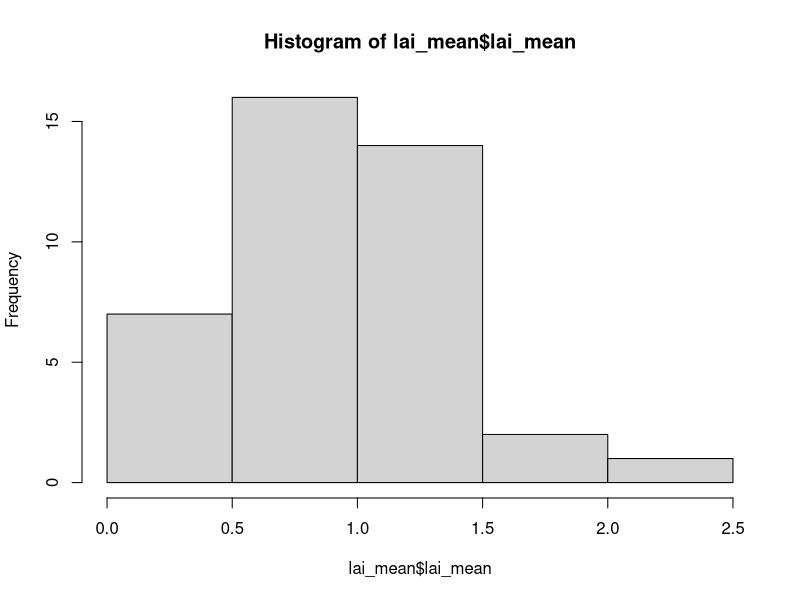
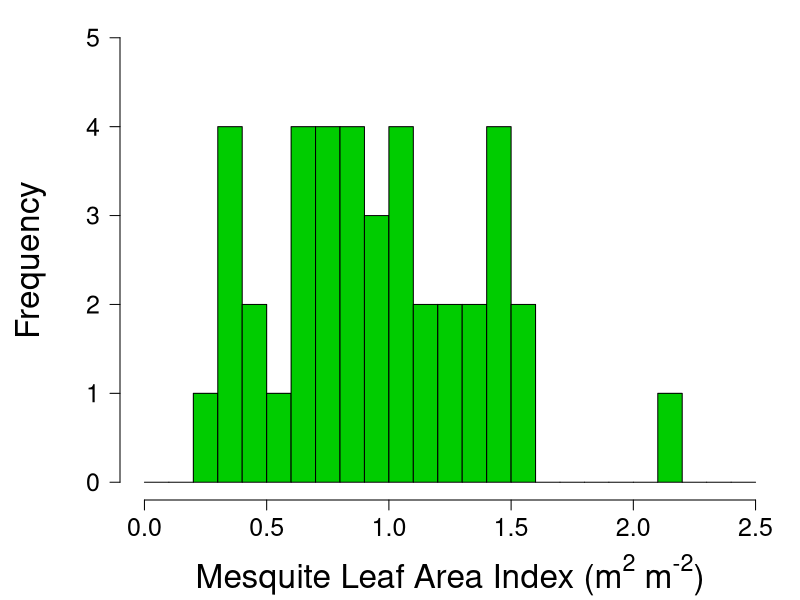

The R source for these figures, in order: (Note: this script raises an error after producing the figures.)
# Scipt for analyzing the mequite data
## The script proceeds as stated questions followed by the code to analyze the data
## in response to that stated question
### TTABS figures can be found by searching for TTABS

setwd("C:/Users/leah.ortiz/Documents/Git/mesquite_rangeland/analysis")

## install packages
install.packages('lme4')

## load libraries
library(tidyverse)
library(vioplot)
library(lme4)
library(car)
library(emmeans)

## read in data
sm = read.csv("../data/sm_clean.csv") # soil moisture
bm = read.csv("../data/bm_clean.csv") # biomass
lai = read.csv("../data/lai_clean.csv") # lai
sc = read.csv("../data/sc_clean.csv") # cover (species composition)

##########################################################################################
### Q1: What does the size distribution (in LAI) of the trees look like?
##########################################################################################
#### mean plot lai
lai_group_by_plot = group_by(lai, plot)
lai_mean = summarise(lai_group_by_plot, lai_mean = mean(lai))

#### create a histogram and get summary statistics
hist(lai_mean$lai_mean, breaks = 5)
mean(lai_mean$lai_mean)
sd(lai_mean$lai_mean) / sqrt(40)

#### TTABS ####
par(oma = c(0,0,0,0), mar = c(5, 6, 1, 1))
hist(lai_mean$lai_mean, breaks = seq(0, 2.5, 0.1), 
     ylim = c(0, 5), xlab = '', ylab ='', col = rgb(0, 0.8, 0, 1),
     yaxt = 'n', xaxt = 'n', main = '')
axis(1, seq(0, 2.5, 0.5), cex.axis = 1.5)
axis(2, seq(0, 5, 1), cex.axis = 1.5, las = 1)
mtext(side = 1, expression('Mesquite Leaf Area Index (m'^'2' * ' m'^'-2' *')'), line = 4, cex = 2)
mtext(side = 2, expression('Frequency'), line = 3.5, cex = 2)
#### TTABS ####

##########################################################################################
### A1: LAI is fairly normal (center just below 1), but quite a big spread
##########################################################################################

##########################################################################################
### Q2: How does mesquite presence influence soil moisture?
##########################################################################################
#### run paired t-tests for all data and each date
sm_dates = levels(sm$date)
t.test(subset(sm, location == 'under')$vwc, subset(sm, location == 'away')$vwc,
       paired = T)
t.test(subset(sm, location == 'under' & date == sm_dates[1])$vwc, 
       subset(sm, location == 'away' & date == sm_dates[1])$vwc,
       paired = T)
t.test(subset(sm, location == 'under' & date == sm_dates[2])$vwc, 
       subset(sm, location == 'away' & date == sm_dates[2])$vwc,
       paired = T)
t.test(subset(sm, location == 'under' & date == sm_dates[3])$vwc, 
       subset(sm, location == 'away' & date == sm_dates[3])$vwc,
       paired = T)
t.test(subset(sm, location == 'under' & date == sm_dates[4])$vwc, 
       subset(sm, location == 'away' & date == sm_dates[4])$vwc,
       paired = T)
t.test(subset(sm, location == 'under' & date == sm_dates[5])$vwc, 
       subset(sm, location == 'away' & date == sm_dates[5])$vwc,
       paired = T)
t.test(subset(sm, location == 'under' & date == sm_dates[6])$vwc, 
       subset(sm, location == 'away' & date == sm_dates[6])$vwc,
       paired = T)
t.test(subset(sm, location == 'under' & date == sm_dates[7])$vwc, 
       subset(sm, location == 'away' & date == sm_dates[7])$vwc,
       paired = T)
t.test(subset(sm, location == 'under' & date == sm_dates[8])$vwc, 
       subset(sm, location == 'away' & date == sm_dates[8])$vwc,
       paired = T)

#### plot the data
sm_vioplot = vioplot(subset(sm, location == 'under')$vwc, 
                     subset(sm, location == 'away')$vwc,
                     ylim = c(0, 40), yaxt = 'n',
                     names = c('Under', 'Away'),
                     col = c('grey', 'yellow'))
axis(2, seq(0, 40, 10), las = 1)

sm_vioplot_date = plot(NULL, ylim = c(0, 40), xlim = c(1, 16), yaxt = 'n', xaxt = 'n',
                       ylab = '', xlab = '')
sm_vioplot_date = vioplot(subset(sm, location == 'under' & date == sm_dates[1])$vwc, 
                     subset(sm, location == 'away' & date == sm_dates[1])$vwc,
                     subset(sm, location == 'under' & date == sm_dates[2])$vwc, 
                     subset(sm, location == 'away' & date == sm_dates[2])$vwc,
                     subset(sm, location == 'under' & date == sm_dates[3])$vwc, 
                     subset(sm, location == 'away' & date == sm_dates[3])$vwc,
                     subset(sm, location == 'under' & date == sm_dates[4])$vwc, 
                     subset(sm, location == 'away' & date == sm_dates[4])$vwc,
                     subset(sm, location == 'under' & date == sm_dates[5])$vwc, 
                     subset(sm, location == 'away' & date == sm_dates[5])$vwc,
                     subset(sm, location == 'under' & date == sm_dates[6])$vwc, 
                     subset(sm, location == 'away' & date == sm_dates[6])$vwc,
                     subset(sm, location == 'under' & date == sm_dates[7])$vwc, 
                     subset(sm, location == 'away' & date == sm_dates[7])$vwc,
                     subset(sm, location == 'under' & date == sm_dates[8])$vwc, 
                     subset(sm, location == 'away' & date == sm_dates[8])$vwc,
                     add = T,
                     col = rep(c('grey', 'yellow'), times = 8),
                     ylab = '', xlab = '')
axis(2, seq(0, 40, 10), las = 1)
axis(1, seq(1, 8, 1), at = seq(1.5, 15.5, 2))
mtext(side = 1, 'Measurement Period', line = 3)
mtext(side = 2, 'VWC (%)', line = 3)
legend('topright', c('Under', 'Away'), pch = 16, col = c('grey', 'yellow'))

##########################################################################################
### A2: It's wetter outside of the mesquite area, but biggest difference in wet times
##########################################################################################

##########################################################################################
### Q3a: Is biomass different under the mesquite?
##########################################################################################
#### total biomass
##### make a dataframe with no litter
bm_nolitt = subset(bm, code != 'LITT')

##### create dateframe with correct columns for total biomass
bm_total_pre = data.frame(plot = rep(seq(1, 40), 2), 
                      location = c(rep('under', 40), rep('away', 40)),
                      date = rep('2018-09-22', times = 80))
nrow(bm_total_pre)

##### get total biomass for each plot (excluding dead stuff)
bm_total_group_by = group_by(bm_nolitt, date, plot, location)
bm_total_sums = summarise(bm_total_group_by, weight_sum = sum(weight))

##### combine sums into data fram with zeros
bm_total = left_join(bm_total_pre, bm_total_sums)
head(bm_total)
bm_total$weight_sum[is.na(bm_total$weight_sum)] = 0
head(bm_total)
tail(bm_total)

##### run the analysis
t.test(subset(bm_total, location == 'under')$weight_sum, 
       subset(bm_total, location == 'away')$weight_sum,
       paired = T)

#### TTABS ####
par(oma = c(0, 2, 1, 1))
bm_boxplot = plot(weight_sum * 4 ~ location, data = bm_total,
                  col = c('orange', 'blue'),
                  outcol = c('orange', 'blue'),
                  outpch = 16,
                  yaxt = 'n', xaxt = 'n',
                  ylab ='', xlab = '',
                  ylim = c(0, 150))
axis(1, at = c(1, 2), c('Outside', 'Under'), cex.axis = 2)
axis(2, seq(0, 150, 50), cex.axis = 1.5, las = 1)
mtext(side = 2, expression('Understory Biomass (g m'^'-2' *')'), cex = 2.4, line = 4)
text(2.2, 145, 'p = 0.054', cex = 1.8)

# bm_dot = ggplot(bm_total, aes(x=location, y=weight_sum, fill = location)) +
#                 geom_boxplot(fill = 'white') +
#                 geom_dotplot(binaxis = 'y', stackdir = 'center') +
#                 theme_minimal() +
#                 labs(x = 'Location', y = 'Total Biomass (g)')
# bm_dot + scale_fill_manual(values = c('blue', 'orange')) + 
#          theme(legend.position="none") +
#          scale_y_continuous(limit = c(0, 40)) +
#          scale_x_discrete(labels = c('away' = 'Outside', 'under' = 'Under'))
#          theme(axis.text.y = element_text(size = 20, color = 'black')) +
#          theme(axis.text.x = element_text(size = 20, color = 'black'))
#### TTABS ####


##########################################################################################
### A3a: Slightly lower under the mesquite, but not significantly different
##########################################################################################

##########################################################################################
### Q3b: Does biomass result vary by lifeform?
##########################################################################################
##### create dateframe with correct columns for biomass by lifeform type
bm_lifeform_pre = data.frame(plot = rep(seq(1, 40), 8), 
                          location = c(rep('under', 160), rep('away', 160)),
                          lifeform = rep(c(rep(levels(bm$lifeform)[1], 40),
                                           rep(levels(bm$lifeform)[2], 40),
                                           rep(levels(bm$lifeform)[3], 40),
                                           rep(levels(bm$lifeform)[4], 40)), 2),
                          date = rep('2018-09-22', times = 320))
nrow(bm_lifeform_pre)

##### get lifeform biomass for each plot
bm_lifeform_group_by = group_by(bm, date, plot, location, lifeform)
bm_lifeform_sums = summarise(bm_lifeform_group_by, weight_sum = sum(weight))

##### combine sums into data fram with zeros
bm_lifeform = left_join(bm_lifeform_pre, bm_lifeform_sums)
head(bm_lifeform)
bm_lifeform$weight_sum[is.na(bm_lifeform$weight_sum)] = 0
head(bm_lifeform)
tail(bm_lifeform)

##### separate out the different lifeforms
bm_lifeform_forb = subset(bm_lifeform, lifeform == 'Forb')
bm_lifeform_grass = subset(bm_lifeform, lifeform == 'Grass')
bm_lifeform_litter = subset(bm_lifeform, lifeform == 'LITT')
bm_lifeform_tree = subset(bm_lifeform, lifeform == 'Shrub/tree')

##### run the analysis
t.test(subset(bm_lifeform_forb, location == 'under')$weight_sum, 
       subset(bm_lifeform_forb, location == 'away')$weight_sum,
       paired = T) # slightly more fobs under
t.test(subset(bm_lifeform_grass, location == 'under')$weight_sum, 
       subset(bm_lifeform_grass, location == 'away')$weight_sum,
       paired = T) # more grass away!
t.test(subset(bm_lifeform_litter, location == 'under')$weight_sum, 
       subset(bm_lifeform_litter, location == 'away')$weight_sum,
       paired = T) # more litter away!
t.test(subset(bm_lifeform_tree, location == 'under')$weight_sum, 
       subset(bm_lifeform_tree, location == 'away')$weight_sum,
       paired = T) # nothing with trees (only one tree plot)

#### grass ratio
grass_ratio = bm_lifeform_grass$weight_sum / 
  rowSums(cbind(bm_lifeform_forb$weight_sum, bm_lifeform_grass$weight_sum, 
      bm_lifeform_tree$weight_sum))

grass_ratio_df = data.frame(bm_lifeform_grass[, c(1,2)], grass_ratio = grass_ratio)

t.test(subset(grass_ratio_df, location == 'under')$grass_ratio,
       subset(grass_ratio_df, location == 'away')$grass_ratio,
       paired = T)

#### forb ratio
forb_ratio = bm_lifeform_forb$weight_sum / 
  rowSums(cbind(bm_lifeform_forb$weight_sum, bm_lifeform_grass$weight_sum, 
                bm_lifeform_tree$weight_sum))

forb_ratio_df = data.frame(bm_lifeform_forb[, c(1,2)], forb_ratio = forb_ratio)

t.test(subset(forb_ratio_df, location == 'under')$forb_ratio,
       subset(forb_ratio_df, location == 'away')$forb_ratio,
       paired = T)


#### plot out grass ratio results
grass_ratio_vioplot = plot(NULL, ylim = c(0, 1.2), xlim = c(0, 3), yaxt = 'n', 
                           xaxt = 'n', ylab = '', xlab = '')
grass_ratio_vioplot = vioplot(subset(grass_ratio_df, location == 'under')$grass_ratio,
                              subset(grass_ratio_df, location == 'away')$grass_ratio,
                              add = T, col = c('grey', 'yellow'))
axis(2, seq(0, 1, 0.2), las = 1)
axis(1, c('under', 'away'), at = c(1, 2))
mtext(side = 2, 'Grass ratio', line = 3)
text(1, 1.1, paste(round(mean(subset(grass_ratio_df, location == 'under')$grass_ratio, 
                              na.rm =T), 2),
                   '±',
                   round(sd(subset(grass_ratio_df, location == 'under')$grass_ratio, 
                            na.rm =T) / sqrt(40), 2),
                   sep = ' '))
text(2, 1.1, paste(round(mean(subset(grass_ratio_df, location == 'away')$grass_ratio, 
                              na.rm =T), 2),
                   '±',
                   round(sd(subset(grass_ratio_df, location == 'away')$grass_ratio, 
                            na.rm =T) / sqrt(40), 2),
                   '*',
                   sep = ' '))
#legend('topright', c('Under', 'Away'), pch = 16, col = c('grey', 'yellow'))

#### plot out the lifeform results
bm_lifeform_vioplot = plot(NULL, ylim = c(0, 40), xlim = c(0, 5), yaxt = 'n', 
                           xaxt = 'n', ylab = '', xlab = '')
bm_lifeform_vioplot = vioplot(subset(bm_lifeform_grass, location == 'under')$weight_sum,
                              subset(bm_lifeform_grass, location == 'away')$weight_sum,
                              subset(bm_lifeform_forb, location == 'under')$weight_sum,
                              subset(bm_lifeform_forb, location == 'away')$weight_sum,
                              add = T,
                              col = rep(c('grey', 'yellow'), times = 2),
                              ylab = '', xlab = '')
axis(2, seq(0, 40, 10), las = 1)
axis(1, c('grass', 'forb'), at = c(1.5, 3.5))
mtext(side = 2, 'Biomass (g)', line = 3)
legend('topright', c('Under', 'Away'), pch = 16, col = c('grey', 'yellow'))

#### TTABS ####
grass_ratio_boxplot = boxplot(grass_ratio * 100 ~ location, data = grass_ratio_df,
                  col = c('orange', 'blue'),
                  outcol = c('orange', 'blue'),
                  outpch = 16,
                  yaxt = 'n', xaxt = 'n',
                  ylab ='', xlab = '',
                  ylim = c(0, 115))
axis(1, at = c(1, 2), c('Outside', 'Under'), cex.axis = 2)
axis(2, seq(0, 100, 25), cex.axis = 1.5, las = 1)
mtext(side = 2, 'Grass Biomass (%)', cex = 2.4, line = 4)
text(2.2, 109, 'p < 0.05', cex = 1.8)
#### TTABS ####

#### TTABS ####
forb_ratio_boxplot = boxplot(forb_ratio * 100 ~ location, data = forb_ratio_df,
                              col = c('orange', 'blue'),
                              outcol = c('orange', 'blue'),
                              outpch = 16,
                              yaxt = 'n', xaxt = 'n',
                              ylab ='', xlab = '',
                              ylim = c(0, 115))
axis(1, at = c(1, 2), c('Outside', 'Under'), cex.axis = 2)
axis(2, seq(0, 100, 25), cex.axis = 1.5, las = 1)
mtext(side = 2, 'Forb Biomass (%)', cex = 2.4, line = 4)
text(2.2, 109, 'p < 0.05', cex = 1.8)
#### TTABS ####

#### TTABS ####
grass_forb_boxplot = boxplot(subset(bm_lifeform_grass, location == 'away')$weight_sum * 4,
                            subset(bm_lifeform_grass, location == 'under')$weight_sum * 4,
                            subset(bm_lifeform_forb, location == 'away')$weight_sum * 4,
                            subset(bm_lifeform_forb, location == 'under')$weight_sum * 4,
                           col = c('orange', 'blue'),
                           outcol = c('orange', 'blue'),
                           outpch = 16,
                           yaxt = 'n', xaxt = 'n',
                           ylab ='', xlab = '',
                           ylim = c(0, 80),
                           outline = F)
axis(1, at = c(1.5, 3.5), c('Grass', 'Forb'), cex.axis = 2)
axis(2, seq(0, 80, 20), cex.axis = 1.5, las = 1)
mtext(side = 2, expression('Understory Biomass (g m'^'-2' *')'), cex = 2.4, line = 4)
legend('topright', c('Outside', 'Under'), pch = 15, col = c('orange', 'blue'), cex = 2)
#### TTABS ####

##########################################################################################
### A3b: less grass and more forbs under the mesquite
##########################################################################################


##########################################################################################
### Q3c: are there biomass differences by family (fabaceae in particular)?
##########################################################################################
#### are there many legumes?
levels(bm_nolitt$family)
subset(bm_nolitt, family == 'Fabaceae') # nope...

##########################################################################################
### A3c: not enough fabaceae for an interesting comparison
##########################################################################################


##########################################################################################
### Q4c: is species richness different under the mesquite?
##########################################################################################
#### 
bm_richness_pre = data.frame(plot = rep(seq(1, 40), 2), 
                          location = c(rep('under', 40), rep('away', 40)),
                          date = rep('2018-09-22', times = 80))
nrow(bm_richness_pre)

#### calculate species richness per plot type (for non-litter)
bm_richness_group_by = group_by(bm_nolitt, date, plot, location)
bm_richness_sums = summarise(bm_richness_group_by, richness = n())

##### combine richness into data fram with zeros
bm_richness = left_join(bm_richness_pre, bm_richness_sums)
head(bm_richness)
bm_richness$richness[is.na(bm_richness$richness)] = 0
head(bm_richness)
tail(bm_richness)

##### run the analysis
t.test(subset(bm_richness, location == 'under')$richness, 
       subset(bm_richness, location == 'away')$richness,
       paired = T)

##########################################################################################
### A4c: species richness is generally the same
##########################################################################################

##########################################################################################
### Q5a: does tree size matter for soil moisture effect?
##########################################################################################
#### calculate average soil moisture effect across dates and create new data frame
sm_under = subset(sm, location == "under")
sm_away = subset(sm, location == "away")
sm_effect = ((sm_away$vwc - sm_under$vwc) / sm_away$vwc) * 100
sm_effect_df = data.frame(sm_under[, c(2,3)], sm_effect = sm_effect)

sm_effect_df_group_by_plot = group_by(sm_effect_df, plot)
sm_effect_df_mean = summarise(sm_effect_df_group_by_plot, 
                              sm_effect_mean = mean(sm_effect))

#### get average lai for each tree
lai_group_by_plot = group_by(lai, plot)
lai_mean = summarise(lai_group_by_plot, lai_mean = mean(lai))
head(lai_mean)
nrow(lai_mean)

sm_effect_df_mean_lai = left_join(sm_effect_df_mean, lai_mean)
head(sm_effect_df_mean_lai)
nrow(sm_effect_df_mean_lai)

#### run regression
plot(sm_effect_df_mean_lai$sm_effect_mean ~ 
       sm_effect_df_mean_lai$lai_mean) # not much there
sm_effect_df_mean_lai_lm = lm(sm_effect_df_mean_lai$sm_effect_mean ~ 
                                sm_effect_df_mean_lai$lai_mean) # not much there
anova(sm_effect_df_mean_lai_lm) # nada

##########################################################################################
### A5a: tree size does not matter for soil moisture effect
##########################################################################################


##########################################################################################
### Q5b: does tree size matter for biomass effect?
##########################################################################################
#### calculate average total biomass effect across dates and create new data frame
bm_total_under = subset(bm_total, location == "under")
bm_total_away = subset(bm_total, location == "away")
bm_total_effect = ((bm_total_away$weight_sum - bm_total_under$weight_sum) / 
                     bm_total_away$weight_sum) * 100
bm_total_effect_df = data.frame(plot = bm_total_under[, 1], 
                                bm_total_effect = bm_total_effect)

bm_total_effect_df_lai = left_join(bm_total_effect_df, lai_mean)
head(bm_total_effect_df_lai)
nrow(bm_total_effect_df_lai)

#### run regression
bm_total_effect_df_lai_sub = subset(bm_total_effect_df_lai, bm_total_effect > -5000)
plot(bm_total_effect_df_lai_sub$bm_total_effect ~ 
       bm_total_effect_df_lai_sub$lai_mean, ylim = c(-100, 100)) # not much there
bm_total_effect_df_mean_lai_lm = lm(bm_total_effect_df_lai_sub$bm_total_effect ~ 
                                      bm_total_effect_df_lai_sub$lai_mean) # not much there
anova(bm_total_effect_df_mean_lai_lm) # nada

##########################################################################################
### A5b: tree size doesn't seem to matter for biomass effect
##########################################################################################


##########################################################################################
### Q6a: does mesquite influence species richness?
##########################################################################################
#### remove litter and bareground from cover data
sc_live = subset(sc, code != 'BARE' & code != 'LITT')

#### calculate richness
sc_richness_pre = data.frame(plot = rep(seq(1, 40), 2), 
                             location = c(rep('under', 40), rep('away', 40)),
                             date = rep('2018-09-22', times = 80))
nrow(sc_richness_pre)

#### calculate species richness per plot type (for non-litter)
sc_richness_group_by = group_by(sc_live, date, plot, location)
sc_richness_sums = summarise(sc_richness_group_by, richness = n())

##### combine richness into data fram with zeros
sc_richness = left_join(sc_richness_pre, sc_richness_sums)
head(sc_richness)
sc_richness$richness[is.na(sc_richness$richness)] = 0
head(sc_richness)
tail(sc_richness)

##### run the analysis
t.test(subset(sc_richness, location == 'under')$richness, 
       subset(sc_richness, location == 'away')$richness,
       paired = T)

##########################################################################################
### A6a: richness is the same under the mesquite
##########################################################################################

##########################################################################################
### Q6b: does mesquite influence species diversity?
##########################################################################################
#### diversity is Shannon's diversity (D) where
#### H = -sum(percent cover * log(percent cover))
#### probably need to recalculate the cover as cover relative to living cover of the plot

#### get total living biomass of the each plot
sc_live_group_by_plot = group_by(sc_live, date, plot, location)
sc_live_sums = summarise(sc_live_group_by_plot, cover_sum = sum(cover))

#### join cover sums to sc_live
sc_live_revised = left_join(sc_live, sc_live_sums)

#### get relative cover
sc_live_revised$cover_revised = sc_live_revised$cover / sc_live_revised$cover_sum

#### do diversity calcs
sc_live_revised$logcover = log(sc_live_revised$cover_revised) # percent cover squared

#### calculate diversity
sc_diversity_pre = data.frame(plot = rep(seq(1, 40), 2), 
                             location = c(rep('under', 40), rep('away', 40)),
                             date = rep('2018-09-22', times = 80))
nrow(sc_diversity_pre)

#### get sum of cover2 by plot
sc_diversity_group_by = group_by(sc_live_revised, date, plot, location)
sc_diversity_sums = summarise(sc_diversity_group_by, logcover_sum = sum(logcover))

#### calculate diversity
sc_diversity_sums$H = -sc_diversity_sums$logcover_sum

##### combine diversity into data fram with zeros
sc_diversity = left_join(sc_diversity_pre, sc_diversity_sums)
head(sc_diversity)
sc_diversity$H[is.na(sc_diversity$H)] = 0
head(sc_diversity)
tail(sc_diversity)

##### run the analysis
t.test(subset(sc_diversity, location == 'under')$H, 
       subset(sc_diversity, location == 'away')$H,
       paired = T)
hist(sc_diversity$H) # no difference
plot(H ~ location, sc_diversity)

#### TTABS ####
bm_boxplot = plot(H ~ location, data = sc_diversity,
                  col = c('orange', 'blue'),
                  outcol = c('orange', 'blue'),
                  outpch = 16,
                  yaxt = 'n', xaxt = 'n',
                  ylab ='', xlab = '',
                  ylim = c(0, 12))
axis(1, at = c(1, 2), c('Outside', 'Under'), cex.axis = 2)
axis(2, seq(0, 12, 4), cex.axis = 1.5, las = 1)
mtext(side = 2, 'Shannon Diversity (H)', cex = 2.4, line = 4)
text(2.2, 11, 'p = 0.82', cex = 1.8)
#### TTABS ####

##########################################################################################
### A6b: diversity is the same under the mesquite
##########################################################################################


##########################################################################################
### Q6c: is evenness the same under the mesquite?
##########################################################################################
#### here we're defining evenness as diversity divided by richness

#### put diversity and richness data together
sc_evenness = left_join(sc_richness, sc_diversity)
head(sc_evenness)

#### calculate evenness
sc_evenness$evenness = sc_evenness$H / sc_evenness$richness

#### run analysis
t.test(subset(sc_evenness, location == 'under')$evenness, 
       subset(sc_evenness, location == 'away')$evenness,
       paired = T)
hist(sc_evenness$evenness) # no difference
plot(evenness ~ location, sc_evenness)

##########################################################################################
### A6c: evenness is the same under the mesquite
##########################################################################################
